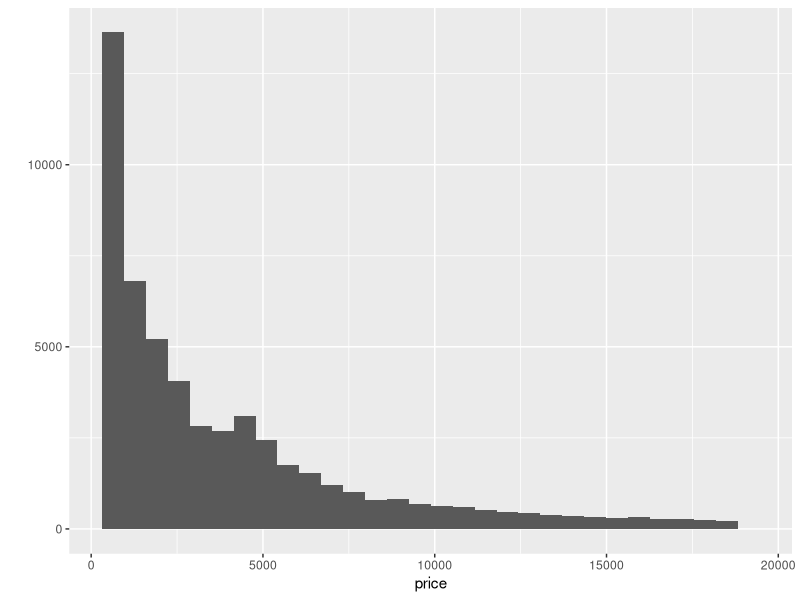
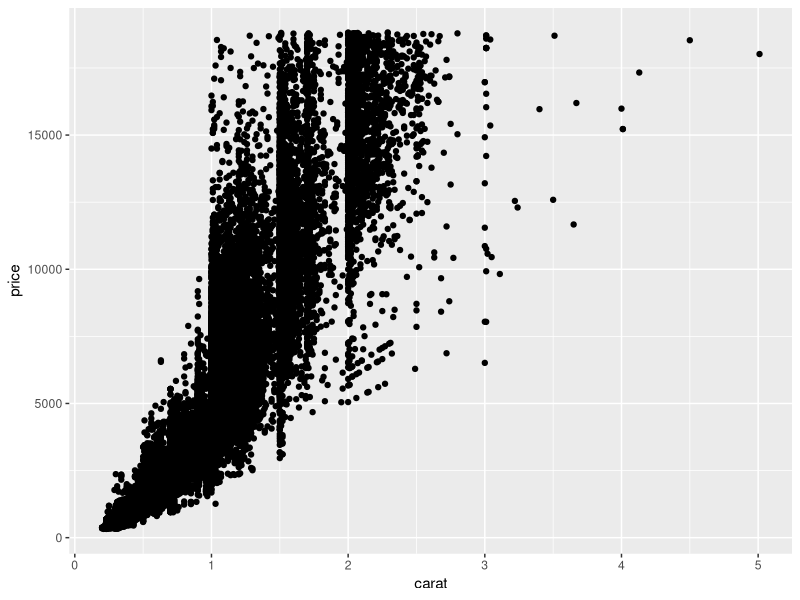
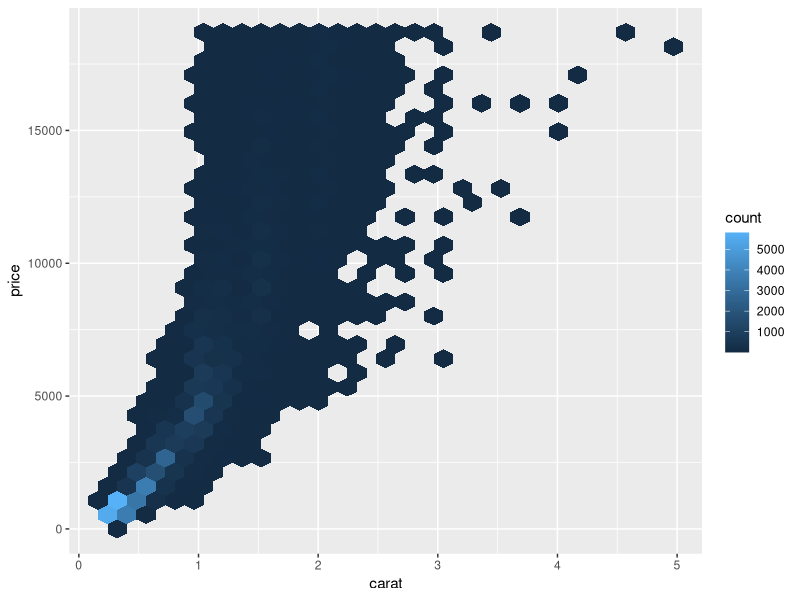
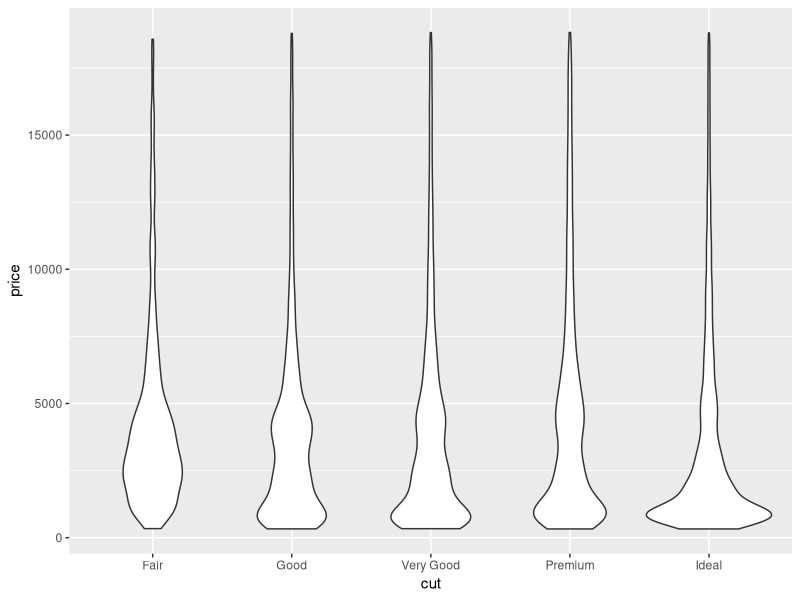
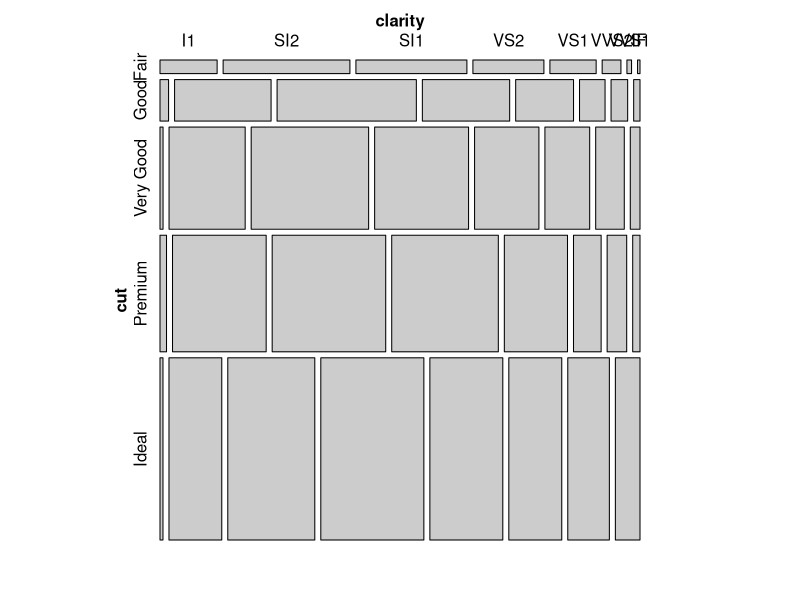

Here is the R script that generated these plots, in order:
library("ggplot2")

diamonds
str(diamonds)
help(diamonds)

head(diamonds)
tail(diamonds)

head(diamonds, 10)

colnames(diamonds)
diamonds[2, 3]
diamonds$color[2]


mean(diamonds$price)
var(diamonds$price)

qplot(data=diamonds, price)
qplot(data=diamonds, carat, price)
qplot(data=diamonds, carat, price,
      geom="hex")
qplot(data=diamonds, cut, price, 
      geom="violin")

library("dplyr")

a <- cos(sin(pi))
pi %>% sin() %>% cos() -> a

diamonds %>% group_by(cut) %>% 
  summarise(average_price=mean(price),
            var_price=var(price)) -> price_sum
price_sum

diamonds %>% filter(carat < 2) %>% group_by(cut) %>% 
  summarise(average_price=mean(price),
            var_price=var(price),
            num_obs=n()) -> price_sum2
price_sum2

100 %>% sqrt()
sqrt(100)

diamonds %>% select(carat, price) -> car_price

str(car_price)

diamonds %>% select(-price) -> noprice

str(noprice)

# BAD UGLY syntax:
#summarise(group_by(filter(diamonds, carat < 2), cut), average_price=mean(price),
#          var_price=var(price),
#          num_obs=n())

wow <- diamonds %>% group_by(clarity) %>%
  summarise(price=mean(price)) %>%
  arrange(price) %>% tail(3) 
wow

library("vcd")
library("psych")

describe(diamonds)

diamonds %>% filter(carat > 2) %>% 
  select(price, x, y, z) %>% 
  describe() -> description

mosaic(data=diamonds, ~cut+clarity)
  
